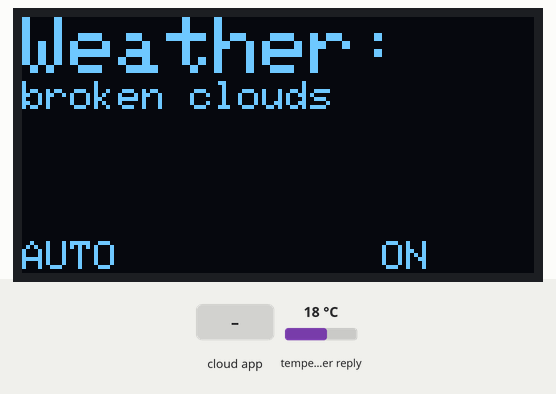
Simulated run of this sketch. Board: ESP32. On the bench: 128×64 one-colour display. The inputs (shaded band) are chosen by the test bench; at power-on: temperature in the weather reply 18 °C. WiFi joins after 1.5 s; servers stay silent unless stated; the Firebase database answers and starts empty; web services answer with replies made up by the test bench; what the sketch prints to the serial monitor is not drawn.

Above: at 5.7 s.
5.8 s: the phone or cloud app sets command to CONDITION
At 8.4 s:
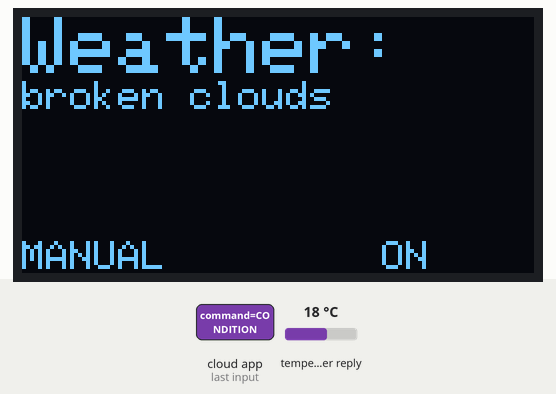
8.7 s: the phone or cloud app sets command to TEMP
At 10.5 s:
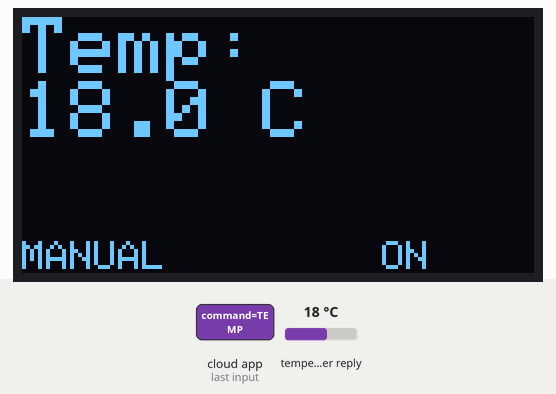
10.8 s: the phone or cloud app sets command to FEELS
At 12.5 s:
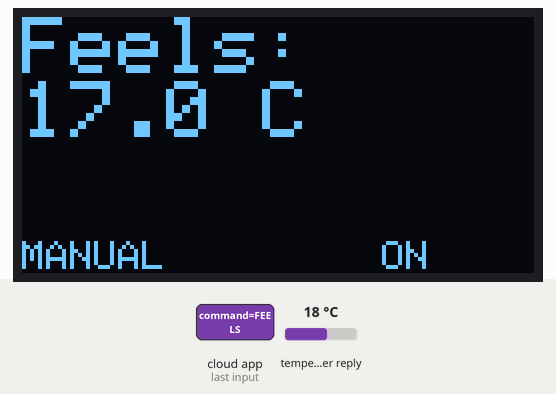
12.9 s: the phone or cloud app sets command to HUMIDITY
At 14.4 s:
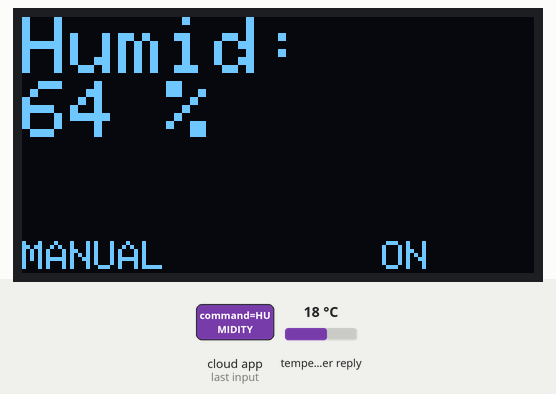
15.1 s: the phone or cloud app sets command to PRESSURE
At 16.4 s:
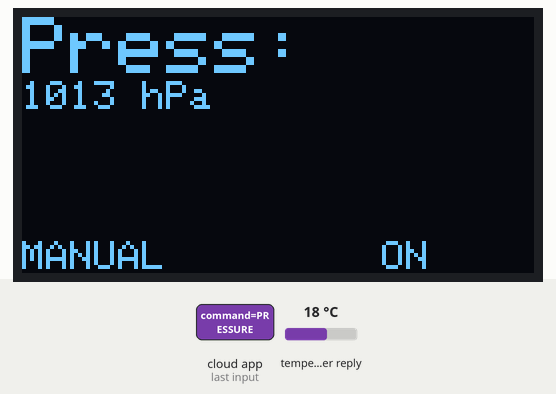
17.2 s: the phone or cloud app sets command to WIND
At 18.4 s:
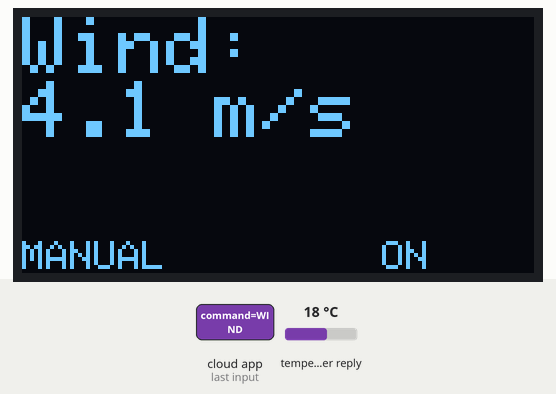
Timing chart, 0 to 20.2 s (numbered marks = the images above; inputs shaded):
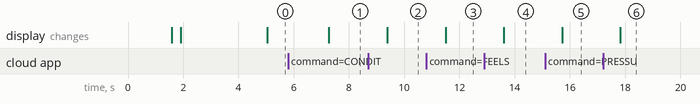

Measured:
- after the input at 5.8 s, the display: changes after 1.5 s (image 1)
- after the input at 8.7 s, the display: changes after 0.68 s (image 2)
- after the input at 10.8 s, the display: changes after 0.69 s (image 3)
- after the input at 12.9 s, the display: changes after 0.70 s (image 4)
- after the input at 15.1 s, the display: changes after 0.61 s (image 5)
- after the input at 17.2 s, the display: changes after 0.62 s (image 6)

The sketch:

2._arduino_code.ino
```cpp
/*
 * WEATHER STATION with Firebase Global Control - OPTIMIZED
 * ESP32 with OLED Display (128x64)
 * Control from anywhere using Firebase!
 */

#include <WiFi.h>
#include <HTTPClient.h>
#include <ArduinoJson.h>
#include <Wire.h>
#include <Adafruit_GFX.h>
#include <Adafruit_SSD1306.h>
#include <Firebase_ESP_Client.h>
#include "addons/TokenHelper.h"
#include "addons/RTDBHelper.h"

// ================= OLED CONFIG =================
#define SCREEN_WIDTH 128
#define SCREEN_HEIGHT 64
#define OLED_RESET -1
#define OLED_ADDR 0x3C
Adafruit_SSD1306 display(SCREEN_WIDTH, SCREEN_HEIGHT, &Wire, OLED_RESET);

// ================= WIFI CONFIG ====================
const char* ssid = "<your ssid>";
const char* password = "<your password>";

// ================= FIREBASE CONFIG =================
#define API_KEY "AIzaSyAmIsfegRN8PqAheQhB5P-DGdRXixtW1E8"
#define DATABASE_URL "https://weather-station-control-afc94-default-rtdb.asia-southeast1.firebasedatabase.app"
#define USER_EMAIL "esp32@weather.com"
#define USER_PASSWORD "weather123"

FirebaseData fbdo;
FirebaseAuth auth;
FirebaseConfig config;

bool firebaseReady = false;

// ================= WEATHER API ====================
const char* weatherURL = "http://api.openweathermap.org/data/2.5/weather?";
const char* weatherApiKey = "<your API>";

String lat = "<lon>";
String lon = "<lat>";

// ================= SCREEN CONTROL =================
unsigned long lastWeatherUpdate = 0;
unsigned long lastFirebaseCheck = 0;
bool autoMode = true;
uint8_t currentView = 0;

// Weather data
String weatherDesc = "Loading...";
float temp = 0;
float feels = 0;
int hum = 0;
int press = 0;
float wind = 0;

void setup() {
  Serial.begin(115200);

  if (!display.begin(SSD1306_SWITCHCAPVCC, OLED_ADDR)) {
    Serial.println("OLED fail");
    while (true);
  }

  display.clearDisplay();
  display.setTextColor(SSD1306_WHITE);
  display.setTextSize(1);
  display.setCursor(0, 0);
  display.println("WiFi...");
  display.display();

  WiFi.begin(ssid, password);
  uint8_t attempts = 0;
  while (WiFi.status() != WL_CONNECTED && attempts < 20) {
    delay(500);
    Serial.print(".");
    attempts++;
  }

  if (WiFi.status() != WL_CONNECTED) {
    Serial.println("\nWiFi fail");
    display.clearDisplay();
    display.setCursor(0, 0);
    display.println("WiFi Failed!");
    display.display();
    while(true);
  }

  Serial.println("\nWiFi OK");
  display.clearDisplay();
  display.setCursor(0, 0);
  display.println("WiFi OK!");
  display.println("Firebase...");
  display.display();

  config.api_key = API_KEY;
  config.database_url = DATABASE_URL;
  auth.user.email = USER_EMAIL;
  auth.user.password = USER_PASSWORD;
  config.token_status_callback = tokenStatusCallback;

  Firebase.begin(&config, &auth);
  Firebase.reconnectWiFi(true);

  attempts = 0;
  while (!Firebase.ready() && attempts < 20) {
    delay(500);
    Serial.print(".");
    attempts++;
  }

  if (Firebase.ready()) {
    firebaseReady = true;
    Serial.println("\nFirebase OK");
    Firebase.RTDB.setString(&fbdo, "/weather/command", "");
    Firebase.RTDB.setString(&fbdo, "/weather/status", "online");
    display.clearDisplay();
    display.setCursor(0, 0);
    display.println("Firebase OK!");
    display.display();
    delay(2000);
  } else {
    Serial.println("\nFirebase fail");
    display.clearDisplay();
    display.setCursor(0, 0);
    display.println("Firebase Fail!");
    display.display();
    delay(3000);
  }

  fetchWeather();
}

void loop() {
  if (firebaseReady && (millis() - lastFirebaseCheck > 2000)) {
    lastFirebaseCheck = millis();
    checkFirebaseCommands();
  }

  if (millis() - lastWeatherUpdate > 30000) {
    lastWeatherUpdate = millis();
    fetchWeather();
    if (autoMode) currentView = (currentView + 1) % 6;
  }

  displayWeather();
  delay(100);
}

void checkFirebaseCommands() {
  if (Firebase.RTDB.getString(&fbdo, "/weather/command")) {
    String cmd = fbdo.stringData();
    cmd.toUpperCase();

    if (cmd != "") {
      Serial.println("CMD: " + cmd);
      handleCommand(cmd);
      Firebase.RTDB.setString(&fbdo, "/weather/command", "");
    }
  }

  if (Firebase.RTDB.getString(&fbdo, "/weather/location")) {
    String loc = fbdo.stringData();

    if (loc != "" && loc.indexOf(',') > 0) {
      int pos = loc.indexOf(',');
      lat = loc.substring(0, pos);
      lon = loc.substring(pos + 1);
      Serial.println("LOC: " + lat + "," + lon);
      fetchWeather();
      Firebase.RTDB.setString(&fbdo, "/weather/location", "");
    }
  }

  Firebase.RTDB.setString(&fbdo, "/weather/status", "online");
}

void handleCommand(String cmd) {
  if (cmd == "CONDITION") { autoMode = false; currentView = 0; }
  else if (cmd == "TEMP") { autoMode = false; currentView = 1; }
  else if (cmd == "FEELS") { autoMode = false; currentView = 2; }
  else if (cmd == "HUMIDITY") { autoMode = false; currentView = 3; }
  else if (cmd == "PRESSURE") { autoMode = false; currentView = 4; }
  else if (cmd == "WIND") { autoMode = false; currentView = 5; }
  else if (cmd == "AUTO") { autoMode = true; }
  else if (cmd == "REFRESH") { fetchWeather(); }
}

void fetchWeather() {
  if (WiFi.status() != WL_CONNECTED) return;

  HTTPClient http;
  String url = String(weatherURL) + "lat=" + lat + "&lon=" + lon + "&units=metric&appid=" + weatherApiKey;
  http.begin(url);

  int code = http.GET();

  if (code > 0) {
    String json = http.getString();
    DynamicJsonDocument doc(1536);
    DeserializationError err = deserializeJson(doc, json);

    if (!err) {
      weatherDesc = doc["weather"][0]["description"].as<String>();
      temp = doc["main"]["temp"];
      feels = doc["main"]["feels_like"];
      hum = doc["main"]["humidity"];
      press = doc["main"]["pressure"];
      wind = doc["wind"]["speed"];

      Serial.println("Weather OK");

      if (firebaseReady) {
        Firebase.RTDB.setFloat(&fbdo, "/weather/data/temp", temp);
        Firebase.RTDB.setInt(&fbdo, "/weather/data/humidity", hum);
        Firebase.RTDB.setString(&fbdo, "/weather/data/condition", weatherDesc);
      }
    }
  }
  http.end();
}

void displayWeather() {
  display.clearDisplay();
  display.setCursor(0, 0);
  display.setTextSize(2);

  switch (currentView) {
    case 0:
      display.println("Weather:");
      display.setTextSize(1);
      display.println(weatherDesc);
      break;
    case 1:
      display.println("Temp:");
      display.print(temp, 1);
      display.println(" C");
      break;
    case 2:
      display.println("Feels:");
      display.print(feels, 1);
      display.println(" C");
      break;
    case 3:
      display.println("Humid:");
      display.print(hum);
      display.println(" %");
      break;
    case 4:
      display.println("Press:");
      display.setTextSize(1);
      display.print(press);
      display.println(" hPa");
      break;
    case 5:
      display.println("Wind:");
      display.print(wind, 1);
      display.println(" m/s");
      break;
  }

  display.setTextSize(1);
  display.setCursor(0, 56);
  display.print(autoMode ? "AUTO" : "MANUAL");
  display.setCursor(90, 56);
  display.print((firebaseReady && WiFi.status() == WL_CONNECTED) ? "ON" : "OFF");
  display.display();
}
```
